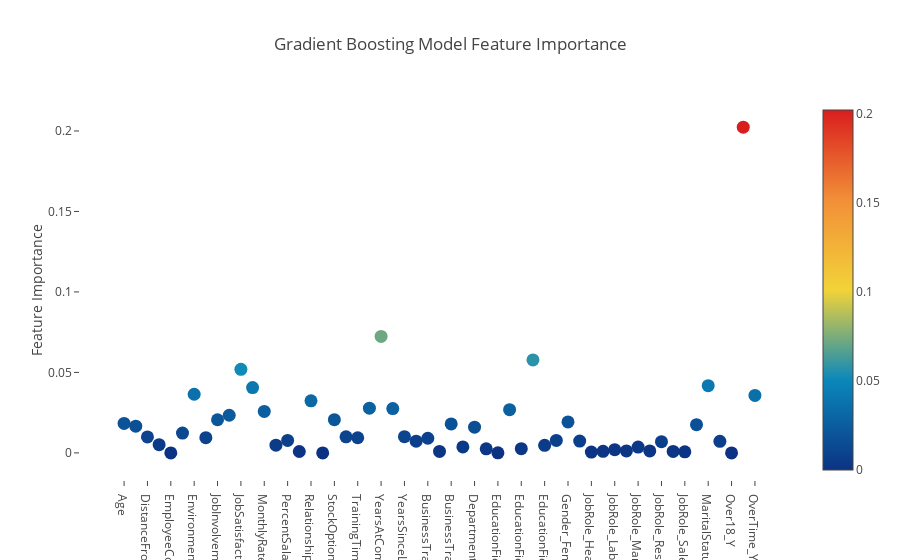

Notebook source saved alongside this figure:
### Markdown cell above
# Feature Ranking via the Gradient Boosting Model

### Code cell
# Scatter plot
trace = go.Scatter(
y = gb.feature_importances_,
x = attrition_final.columns.values,
mode='markers',
marker=dict(
sizemode = 'diameter',
sizeref = 1,
size = 13,
#size= rf.feature_importances_,
#color = np.random.randn(500), #set color equal to a variable
color = gb.feature_importances_,
colorscale='Portland',
showscale=True
),
text = attrition_final.columns.values
)
data = [trace]
layout= go.Layout(
autosize= True,
title= 'Gradient Boosting Model Feature Importance',
hovermode= 'closest',
xaxis= dict(
ticklen= 5,
showgrid=False,
zeroline=False,
showline=False
),
yaxis=dict(
title= 'Feature Importance',
showgrid=False,
zeroline=False,
ticklen= 5,
gridwidth= 2
),
showlegend= False
)
fig = go.Figure(data=data, layout=layout)
py.iplot(fig,filename='scatter')

### Figure 1 — Plotly figure (JSON) as saved in the notebook; plotly's stock layout.template omitted (floating-point values rounded to 4 significant figures)
{"data": [{"marker": {"color": [0.01828, 0.0166, 0.009912, 0.005068, 0, 0.01229, 0.03642, 0.009415, 0.02059, 0.02339, 0.05189, 0.04057, 0.02573, 0.004786, 0.007757, 0.000845, 0.03235, 0, 0.02064, 0.009972, 0.009386, 0.0278, 0.07235, 0.02752, 0.01009, 0.007264, 0.009082, 0.0009276, 0.01797, 0.003727, 0.01595, 0.002505, 9.936e-06, 0.02684, 0.002613, 0.05773, 0.004715, 0.007714, 0.0192, 0.007363, 0.000528, 0.0009807, 0.001975, 0.001237, 0.003602, 0.001242, 0.006971, 0.0009237, 0.0006816, 0.01752, 0.04176, 0.007202, 0, 0.2024, 0.03572], "colorscale": "Portland", "showscale": true, "size": 13, "sizemode": "diameter", "sizeref": 1}, "mode": "markers", "text": ["Age", "DailyRate", "DistanceFromHome", "Education", "EmployeeCount", "EmployeeNumber", "EnvironmentSatisfaction", "HourlyRate", "JobInvolvement", "JobLevel", "JobSatisfaction", "MonthlyIncome", "MonthlyRate", "NumCompaniesWorked", "PercentSalaryHike", "PerformanceRating", "RelationshipSatisfaction", "StandardHours", "StockOptionLevel", "TotalWorkingYears", "TrainingTimesLastYear", "WorkLifeBalance", "YearsAtCompany", "YearsInCurrentRole", "YearsSinceLastPromotion", "YearsWithCurrManager", "BusinessTravel_Non-Travel", "BusinessTravel_Travel_Frequently", "BusinessTravel_Travel_Rarely", "Department_Human Resources", "Department_Research & Development", "Department_Sales", "EducationField_Human Resources", "EducationField_Life Sciences", "EducationField_Marketing", "EducationField_Medical", "EducationField_Other", "EducationField_Technical Degree", "Gender_Female", "Gender_Male", "JobRole_Healthcare Representative", "JobRole_Human Resources", "JobRole_Laboratory Technician", "JobRole_Manager", "JobRole_Manufacturing Director", "JobRole_Research Director", "JobRole_Research Scientist", "JobRole_Sales Executive", "JobRole_Sales Representative", "MaritalStatus_Divorced", "MaritalStatus_Married", "MaritalStatus_Single", "Over18_Y", "OverTime_No", "OverTime_Yes"], "type": "scatter", "uid": "79ce5281-f33b-45e3-9fb3-dda11b45f6d6", "x": ["Age", "DailyRate", "DistanceFromHome", "Education", "EmployeeCount", "EmployeeNumber", "EnvironmentSatisfaction", "HourlyRate", "JobInvolvement", "JobLevel", "JobSatisfaction", "MonthlyIncome", "MonthlyRate", "NumCompaniesWorked", "PercentSalaryHike", "PerformanceRating", "RelationshipSatisfaction", "StandardHours", "StockOptionLevel", "TotalWorkingYears", "TrainingTimesLastYear", "WorkLifeBalance", "YearsAtCompany", "YearsInCurrentRole", "YearsSinceLastPromotion", "YearsWithCurrManager", "BusinessTravel_Non-Travel", "BusinessTravel_Travel_Frequently", "BusinessTravel_Travel_Rarely", "Department_Human Resources", "Department_Research & Development", "Department_Sales", "EducationField_Human Resources", "EducationField_Life Sciences", "EducationField_Marketing", "EducationField_Medical", "EducationField_Other", "EducationField_Technical Degree", "Gender_Female", "Gender_Male", "JobRole_Healthcare Representative", "JobRole_Human Resources", "JobRole_Laboratory Technician", "JobRole_Manager", "JobRole_Manufacturing Director", "JobRole_Research Director", "JobRole_Research Scientist", "JobRole_Sales Executive", "JobRole_Sales Representative", "MaritalStatus_Divorced", "MaritalStatus_Married", "MaritalStatus_Single", "Over18_Y", "OverTime_No", "OverTime_Yes"], "y": [0.01828, 0.0166, 0.009912, 0.005068, 0, 0.01229, 0.03642, 0.009415, 0.02059, 0.02339, 0.05189, 0.04057, 0.02573, 0.004786, 0.007757, 0.000845, 0.03235, 0, 0.02064, 0.009972, 0.009386, 0.0278, 0.07235, 0.02752, 0.01009, 0.007264, 0.009082, 0.0009276, 0.01797, 0.003727, 0.01595, 0.002505, 9.936e-06, 0.02684, 0.002613, 0.05773, 0.004715, 0.007714, 0.0192, 0.007363, 0.000528, 0.0009807, 0.001975, 0.001237, 0.003602, 0.001242, 0.006971, 0.0009237, 0.0006816, 0.01752, 0.04176, 0.007202, 0, 0.2024, 0.03572]}], "layout": {"autosize": true, "hovermode": "closest", "showlegend": false, "title": "Gradient Boosting Model Feature Importance", "xaxis": {"showgrid": false, "showline": false, "ticklen": 5, "zeroline": false}, "yaxis": {"gridwidth": 2, "showgrid": false, "ticklen": 5, "title": "Feature Importance", "zeroline": false}}}
